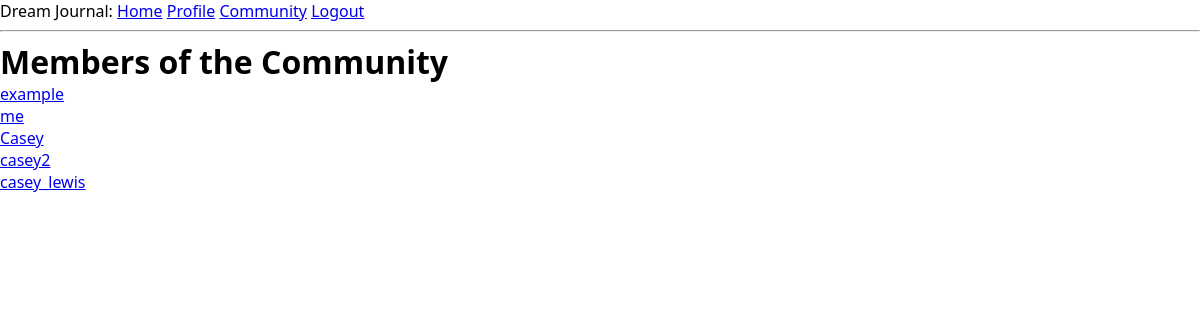
Page /community (signed in) on the earlier database version.
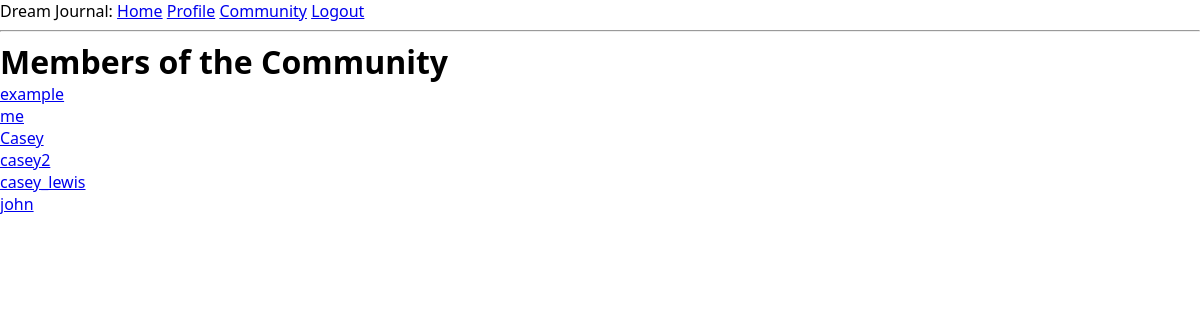
Same page on the later database version.
### app/models.py (models this page shows, shortened)
class User(UserMixin, db.Model):
    id = db.Column(db.Integer, primary_key=True)
    username = db.Column(db.String(64), index=True, unique=True)
    about_me = db.Column(db.String(140))
    email = db.Column(db.String(120), index=True, unique=True)
    password_hash = db.Column(db.String(128))
    posts = db.relationship('Post', backref='author', lazy='dynamic')

### app/routes.py (the view)
@app.route('/community')
@login_required
def community_page():
    users = User.query.all()
    return render_template("community.html", title='Community', users=users)

### app/models.py (called while the page is built)
@login.user_loader
def load_user(id):
    return User.query.get(int(id))

### app/templates/community.html
{% extends "base.html" %}
{% block content %}
    <h1>Members of the Community</h1>
    {% for user in users %}
    <a href="{{ url_for('profile_page', id = user.id) }}">{{ user.username }}</a><br></div>
    {% endfor %}
{% endblock %}

### app/templates/base.html (shortened to what this page needs)
<html>
    <head>
        <link rel="stylesheet" href="{{ url_for('static', filename='style.css') }}">
    </head>
    <body>
        <div>
            {% if current_user.is_anonymous %}
            Dream Journal:
            <a href="{{ url_for('index') }}">Home</a>
            <a href="{{ url_for('login') }}">Login</a>
            {% else %}
            Dream Journal:
            <a href="{{ url_for('index') }}">Home</a>
            <a href="{{ url_for('profile_page', id = current_user.id) }}">Profile</a>
            <a href="{{ url_for('community_page') }}">Community</a>
            <a href="{{ url_for('logout') }}">Logout</a>
            {% endif %}
        </div>
        <hr>
        {% block content %}{% endblock %}
    </body>
</html>

### app/static/style.css (style rules this page uses)
* { box-sizing: border-box; }
html, body { margin: initial; padding: initial; font-family: system-ui, -apple-system, sans-serif; }
:root { --note-color-bg: hsla(49, 100%, 80%, 1); --ui-border-color: hsla(0, 0%, 40%, 1); --ui-action-new-fg: hsla(202, 86%, 30%, 1); --ui-action-new-bg: hsla(202, 29%, 94%, 1); --ui-action-neutral-fg: hsla(60, 5%, 22%, 1); --ui-action-neutral-bg: hsla(60, 5%, 94%, 1); --ui-action-warning-fg: hsla(0, 75%, 42%, 1); --ui-action-warning-bg: hsla(0, 20%, 94%, 1); }
h1 { margin: 0; flex: 1 0 auto; }

Differences in the rows shown:
added User: username "john"
